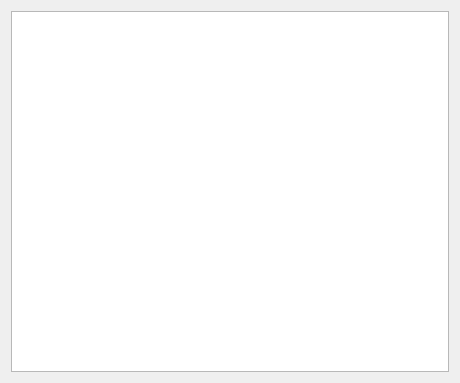
<?xml version="1.0" encoding="UTF-8"?>
<ui version="4.0">
 <class>Text</class>
 <widget class="QWidget" name="Text">
  <property name="geometry">
   <rect>
    <x>0</x>
    <y>0</y>
    <width>460</width>
    <height>383</height>
   </rect>
  </property>
  <property name="windowTitle">
   <string>Form</string>
  </property>
  <layout class="QGridLayout" name="gridLayout">
   <item row="0" column="0">
    <widget class="QTableWidget" name="table"/>
   </item>
  </layout>
 </widget>
 <resources/>
 <connections/>
</ui>
